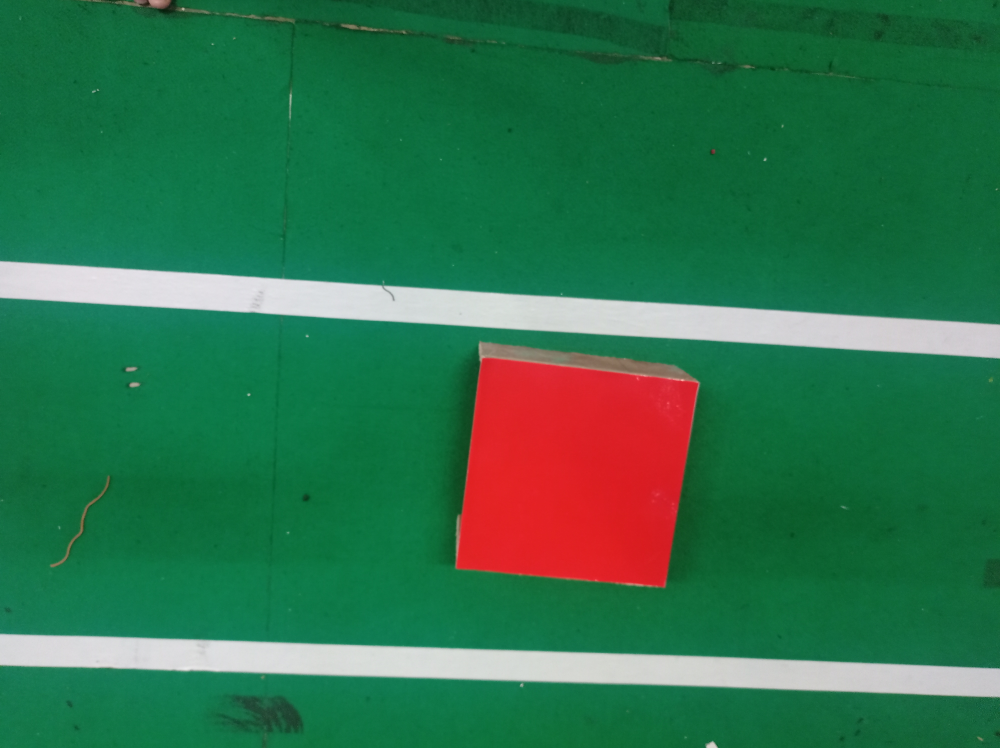
//> input picture image/img3.jpg, 4000 x 2992 px (shown at 1/4 size)
$ ./trackbar2   (built with g++ and OpenCV 4)
//> lines starting //> are read from the running program, lines starting //| are printed output that depends on the picture; after the words box and inside, x2 and y2 are one past the last pixel; in counts of white or black regions, pixels touching at a corner belong together

#include "opencv2/imgcodecs.hpp"
#include "opencv2/highgui.hpp"

#include <opencv2/core.hpp>
#include <iostream>
#include <opencv2/imgproc/imgproc.hpp>

using namespace cv;
using namespace std;
const int alpha_slider_max = 100;
int alpha_slider;

int lh = 0;
int ls = 0;
int lv = 0;
int uh;
int us;
int uv;

double alpha;
double beta;
Mat src1;
Mat src2;
Mat dst;
Mat bw_and;
Mat bw_or;
Mat bw_xor;

Mat hsv;

static void on_trackbar( int, void* )
{
   alpha = (double) alpha_slider/alpha_slider_max ;
   cout <<"alpha = "<< alpha << endl;
   cout <<"lh = " << lh << endl;
   cout <<"ls = " << ls << endl;
   cout <<"lv = " << lv << endl;
   cout <<"uh = " << uh << endl;
   cout <<"us = " << us << endl;
   cout <<"uv = " << uv << endl;
   beta = ( 1.0 - alpha );
   addWeighted( src1, alpha, src2, beta, 0.0, dst);
   imshow( "Linear Blend", dst );

   // hsv=src2.clone();

   // cvtColor(src2, hsv, COLOR_BGR2HSV);
   // inRange(hsv, Scalar(lh, ls, lv), Scalar(uh, us, uv), hsv);
   // imshow("hsv", hsv);

   bitwise_and(src2, src2, bw_and, hsv);
   bitwise_or(src1, src2, bw_or);
   bitwise_xor(src1, src2, bw_xor);
   // bitwise_and(src1, src2, bw_and);
   imshow("Bitwise AND", bw_and);
   imshow("Bitwise OR", bw_or);
   imshow("Bitwise XOR", bw_xor);
}
int main( void )
{
   src1 = imread( "/home/ram/IRIS/OpenCV/image/img3.jpg" );
//> src1 is the input picture: 2992 rows x 4000 cols, CV_8UC3; mean B, G, R 76.1, 114.4, 45.9
   src2 = imread( "/home/ram/IRIS/OpenCV/image/img2.jpg" );
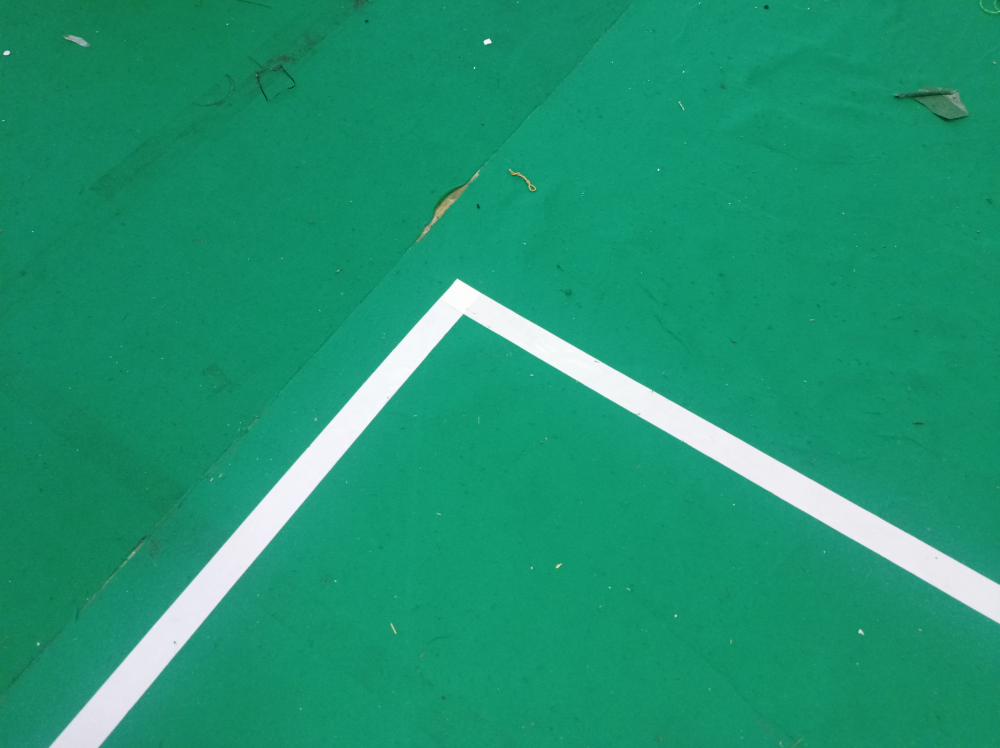
//> input picture image/img2.jpg, 4000 x 2992 px (shown at 1/4 size)
//> src2 is the input picture: 2992 rows x 4000 cols, CV_8UC3; mean B, G, R 113.1, 148.9, 30.3
   int divided_scale = 6;

   resize(src1, src1, Size(src1.cols/divided_scale, src1.rows/divided_scale));
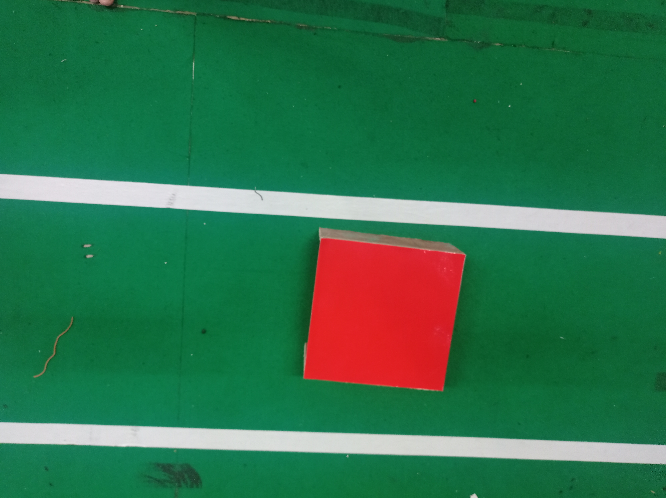
//> src1: 498 rows x 666 cols, CV_8UC3; mean B, G, R 76, 114.3, 45.8
   resize(src2, src2, Size(src2.cols/divided_scale, src2.rows/divided_scale));
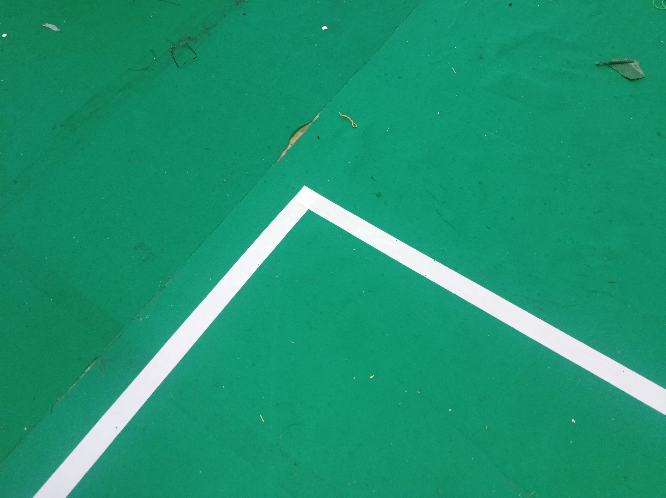
//> src2: 498 rows x 666 cols, CV_8UC3; mean B, G, R 113, 148.7, 30.2

   imshow("src1",src1);
   imshow("src2",src2);

   alpha_slider = 0;

   namedWindow("Linear Blend", WINDOW_AUTOSIZE); // Create Window
   // namedWindow("regreso", WINDOW_AUTOSIZE); // Create Window


   char TrackbarName[50];
   sprintf( TrackbarName, "Alpha x %d", alpha_slider_max );
   createTrackbar( TrackbarName, "Linear Blend", &alpha_slider, alpha_slider_max, on_trackbar );
//> slider 'Alpha x 100' is set to 33

   createTrackbar("lh", "Linear Blend", &lh, 255, on_trackbar);
//> slider 'lh' is set to 51
   createTrackbar("ls", "Linear Blend", &ls, 255, on_trackbar);
//> slider 'ls' is set to 51
   createTrackbar("lv", "Linear Blend", &lv, 255, on_trackbar);
//> slider 'lv' is set to 51
   createTrackbar("uh", "Linear Blend", &uh, 255, on_trackbar);
//> slider 'uh' is set to 255
   createTrackbar("us", "Linear Blend", &us, 255, on_trackbar);
//> slider 'us' is set to 255
   createTrackbar("uv", "Linear Blend", &uv, 255, on_trackbar);
//> slider 'uv' is set to 255


   on_trackbar( alpha_slider, 0 );
//> in on_trackbar, `addWeighted( src1, alpha, src2, beta, 0.0, dst);`:
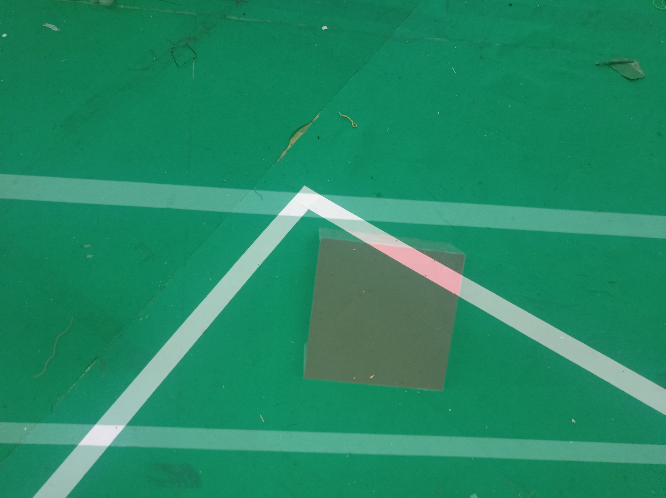
//> dst: 498 rows x 666 cols, CV_8UC3; mean B, G, R 100.7, 137.3, 35.3
//> in on_trackbar, `bitwise_or(src1, src2, bw_or);`:
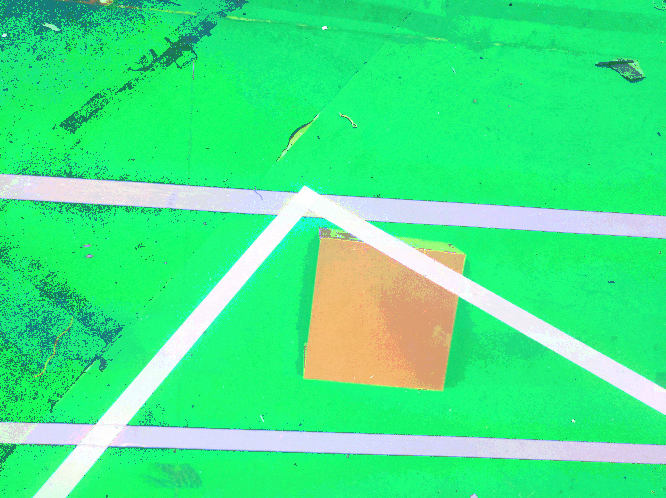
//> bw_or: 498 rows x 666 cols, CV_8UC3; mean B, G, R 134.7, 234.2, 65.4
//> in on_trackbar, `bitwise_xor(src1, src2, bw_xor);`:
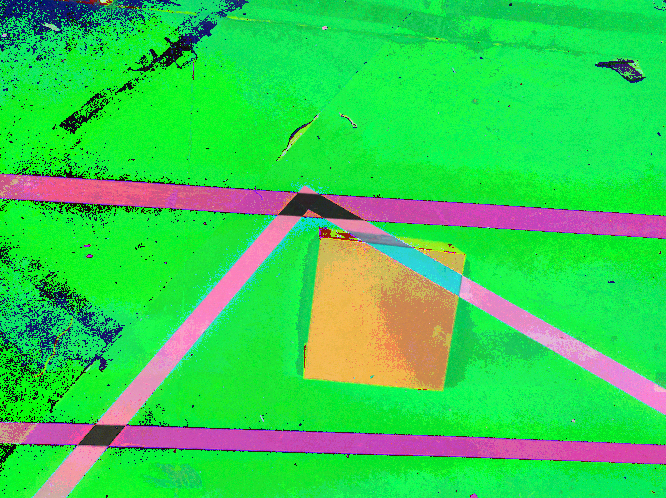
//> bw_xor: 498 rows x 666 cols, CV_8UC3; mean B, G, R 80.5, 205.4, 54.9

   while (true)
   {
      cvtColor(src2, hsv, COLOR_BGR2HSV);
//> hsv: 498 rows x 666 cols, CV_8UC3; mean H, S, V 82.4, 210.4, 149
      inRange(hsv, Scalar(lh, ls, lv), Scalar(uh, us, uv), hsv);
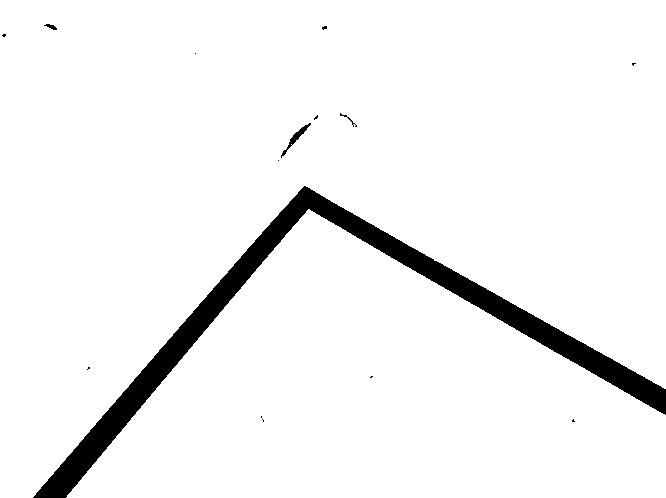
//> hsv: 498 rows x 666 cols, CV_8UC1; 94.8% white; 15 black regions (11 under 20 px), largest, box (x1, y1, x2, y2) and area: (33, 186, 666, 498) 16961, (281, 123, 311, 158) 173, (44, 24, 57, 30) 39, (340, 113, 357, 127) 34
      imshow("hsv", hsv);
      if(waitKey(30) >= 0) break;
//> the Esc key is pressed
      /* code */
   }


   waitKey(0);
   return 0;
}
